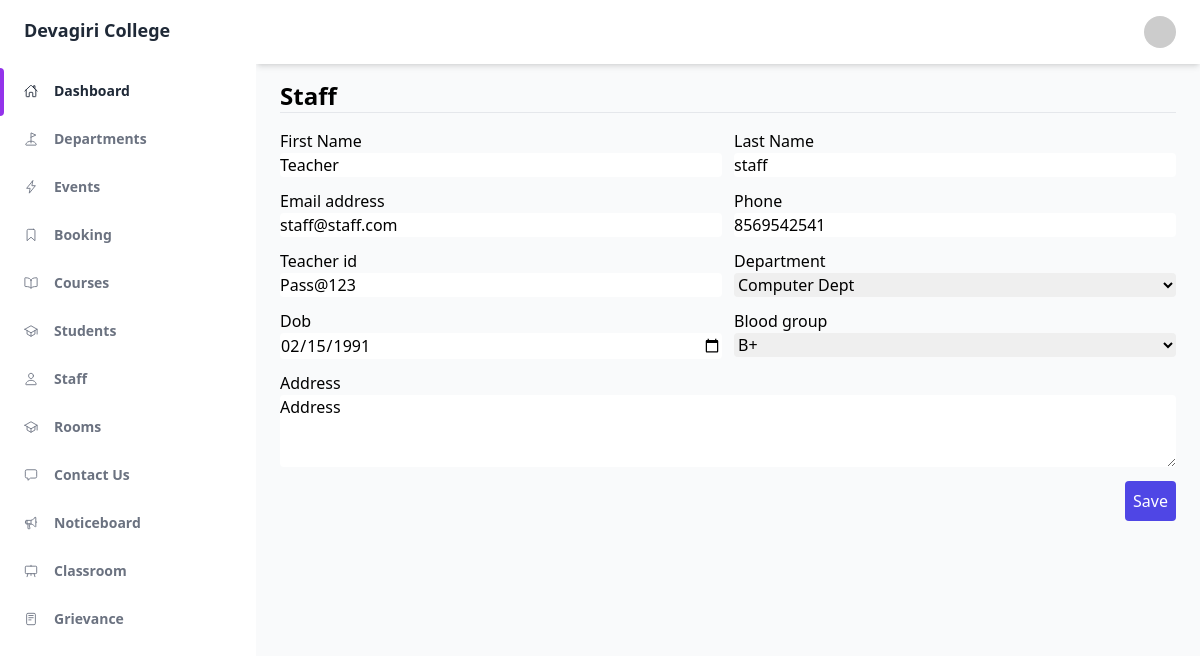
Screenshot of /administrator/staff/edit/4/ (signed in) with the database file from the repository.
### accounts/models.py (models this page shows, shortened)
class User(AbstractBaseUser):
    id = models.BigAutoField(
        primary_key=True,
    )
    email = models.EmailField(
        verbose_name='email address',
        max_length=255,
        unique=True,
        validators=[
            validators.EmailValidator("Invalid Email")
        ]
    )
    first_name = models.CharField(
        max_length=50,
        verbose_name='First Name',
        blank=False,
        null=False,
        validators=[
            validators.MinLengthValidator(3, message="First name is too short"),
            validators.MaxLengthValidator(15, message="First name is too long"),
        ]
    )
    last_name = models.CharField(
        max_length=50,
        verbose_name='Last Name',
        blank=False,
        null=False,
        validators=[
            validators.MinLengthValidator(1, message="Last name is too short"),
            validators.MaxLengthValidator(15, message="Last name is too long"),
        ]
    )
    date_joined = models.DateTimeField(
        auto_now_add=True
    )
    last_updated = models.DateTimeField(
        auto_now=True
    )
    is_active = models.BooleanField(default=True)
    staff = models.BooleanField(default=False) # a admin user; non super-user
    admin = models.BooleanField(default=False) # a superuser
    instructor=models.BooleanField(default=False)
    student = models.BooleanField(default=True)
    has_confirmed_email = models.BooleanField(default=False)
    USERNAME_FIELD = 'email'
    REQUIRED_FIELDS = [] # Email & Password are required by default.
    objects = UserManager()
    failed_login_attempts = models.IntegerField(
        verbose_name='Login attempts',
        default=0,
        validators=[
            validators.MinValueValidator(0),
            validators.MaxValueValidator(100),
        ]
    )

### administrator/models.py (models this page shows)
class Staff(models.Model):
    BLOOD_GROUPS = (
        ('A+', 'A+'),
        ('A-', 'A-'),
        ('B+', 'B+'),
        ('B-', 'B-'),
        ('AB+', 'AB+'),
        ('AB-', 'AB-'),
        ('O+', 'O+'),
        ('O-', 'O-'),
    )
    SEMESTERS = (
        (1, '1'),
        (2, '2'),
        (3, '3'),
        (4, '4'),
        (5, '5'),
        (6, '6'),
        (7, '7'),
        (8, '8'),
    )
    id = models.BigAutoField(primary_key=True)
    user = models.ForeignKey(to=User, on_delete=models.CASCADE, related_name='staff_user')
    phone = models.CharField(max_length=15, blank=True, null=True)
    teacher_id = models.CharField(max_length=20, unique=True)
    department = models.ForeignKey(to=Department,on_delete=models.CASCADE)
    address = models.CharField(max_length=250, blank=True, null=True)
    blood_group = models.CharField(max_length=10, choices=BLOOD_GROUPS, blank=True, null=True)
    dob = models.DateField(blank=True, null=True)

### administrator/views.py (the view, shortened to what this page needs)
# urls.py: path('staff/edit/<id>/', edit_staff, name='staff_edit'),
@login_required
@user_passes_test(lambda u: u.admin)
def edit_staff(request, id):
    user = get_object_or_404(User, id=id, staff=True, admin=False)
    staff = get_object_or_404(Staff, user=user)
    if request.method == 'GET':
        user_form = UserCreationFormWithoutPassword(instance=user)
        form = StaffCreationForm(instance=staff)
        context = {
            'form': form,
            'user_form': user_form,
        }
        return render(request, 'administrator/staff/create.html', context)

### administrator/forms.py
class StaffCreationForm(ModelForm):
    class Meta:
        model = Staff
        exclude = ['user']
        widgets = {
            'address': forms.Textarea(attrs={'rows': 3}),
            'dob': forms.DateInput(attrs={'type': 'date'}),
        }

class UserCreationFormWithoutPassword(ModelForm):
    class Meta:
        model = User
        fields = ['first_name', 'last_name', 'email']

### administrator/models.py (called while the page is built)
    def __str__(self):
        return self.name

### administrator/templates/administrator/staff/create.html (shortened to what this page needs)
{% extends 'master.html' %}
{% load widget_tweaks %}
{% block content %}
<h1 class="font-bold text-2xl">Staff</h1>
<hr/>
<div class="container mt-4">
    <form method="post">
        <div class="grid grid-cols-2 gap-3">
            <div>
                <label>{{ user_form.first_name.label }}</label>
                {% render_field user_form.first_name class="form-input w-full rounded" %}
            </div>
            <div>
                <label>{{ user_form.last_name.label }}</label>
                {% render_field user_form.last_name class="form-input w-full rounded" %}
            </div>
            <div>
                <label>{{ user_form.email.label }}</label>
                {% render_field user_form.email class="form-input w-full rounded" %}
            </div>
            <div>
                <label>{{ form.phone.label }}</label>
                {% render_field form.phone class="form-input w-full rounded" %}
            </div>
            <div>
                <label>{{ form.teacher_id.label }}</label>
                {% render_field form.teacher_id class="form-input w-full rounded" %}
            </div>
            <div>
                <label>{{ form.department.label }}</label>
                {% render_field form.department class="form-input w-full rounded" %}
            </div>
            <div>
                <label>{{ form.dob.label }}</label>
                {% render_field form.dob class="form-input w-full rounded" %}
            </div>
            <div>
                <label>{{ form.blood_group.label }}</label>
                {% render_field form.blood_group class="form-input w-full rounded" %}
            </div>
            <div class="col-span-2">
                <label>{{ form.address.label }}</label>
                {% render_field form.address class="form-input w-full rounded" %}
            </div>
        </div>
        <div class="flex mt-2">
            <button class="ml-auto bg-indigo-600 p-2 rounded text-white">Save</button>
        </div>
    </form>
</div>
{% endblock content %}

### rows the page displays
User: first_name "Teacher", last_name "staff", email "staff@staff.com"
Staff: phone "8569542541", teacher_id "Pass@123", department "Computer Dept", dob "02/15/1991", blood_group "B+", address.label "Address", address "Address"

### other values shown
{{ user_form.first_name.label }} "First Name"
{{ user_form.last_name.label }} "Last Name"
{{ user_form.email.label }} "Email address"
